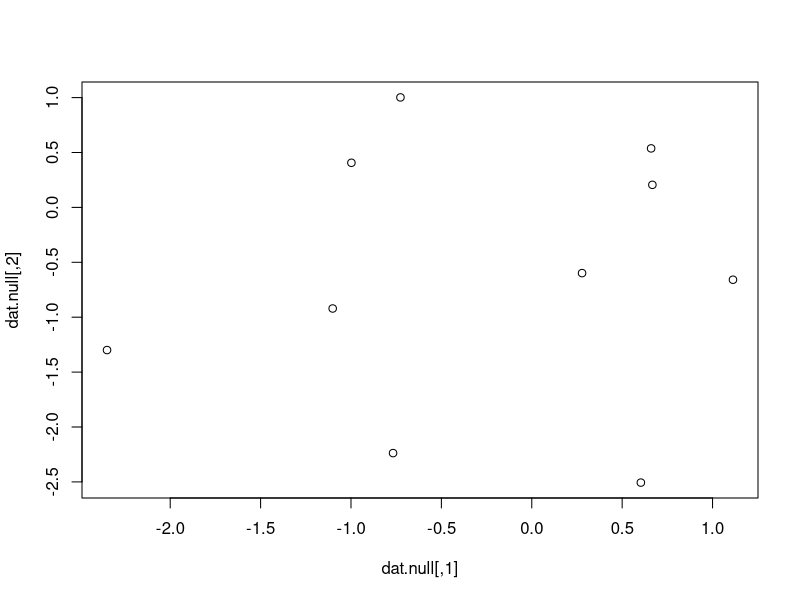
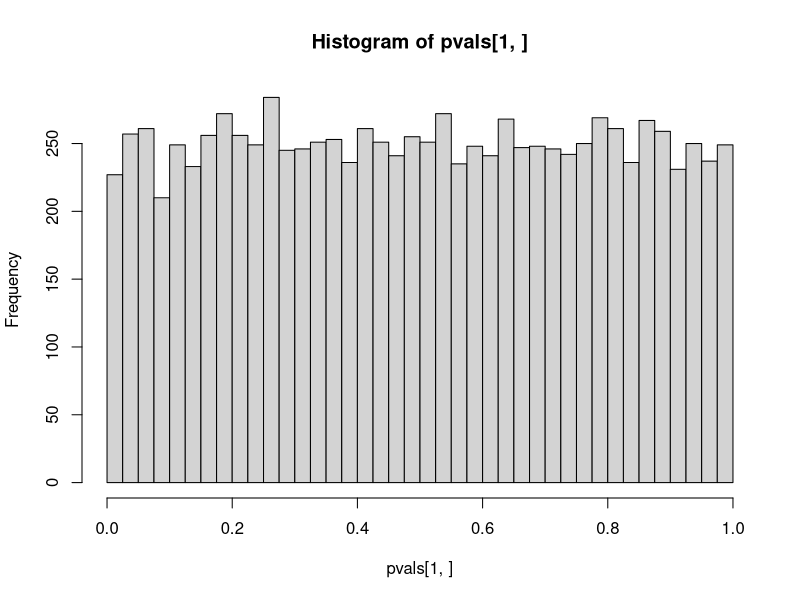
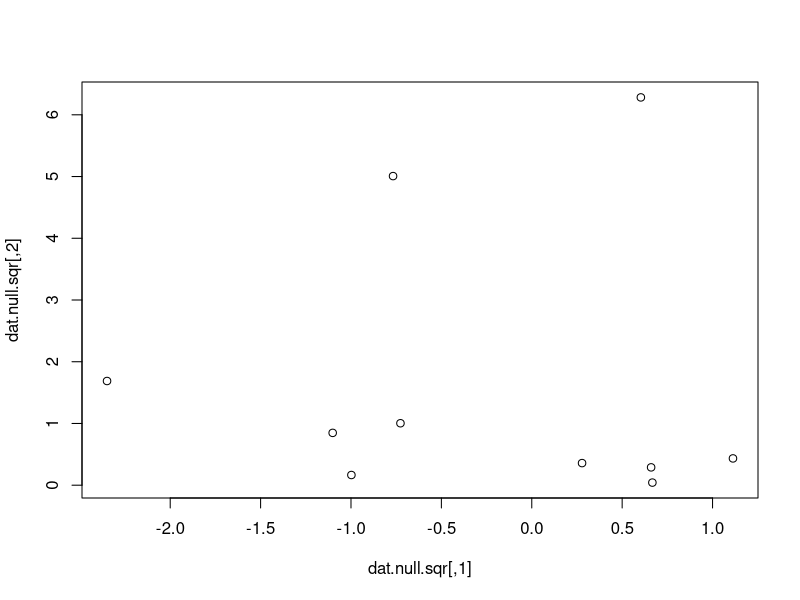
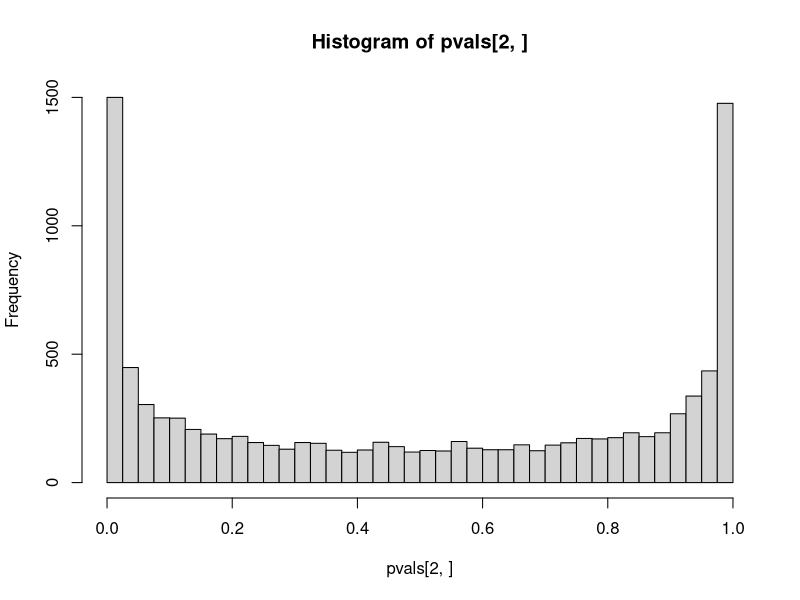
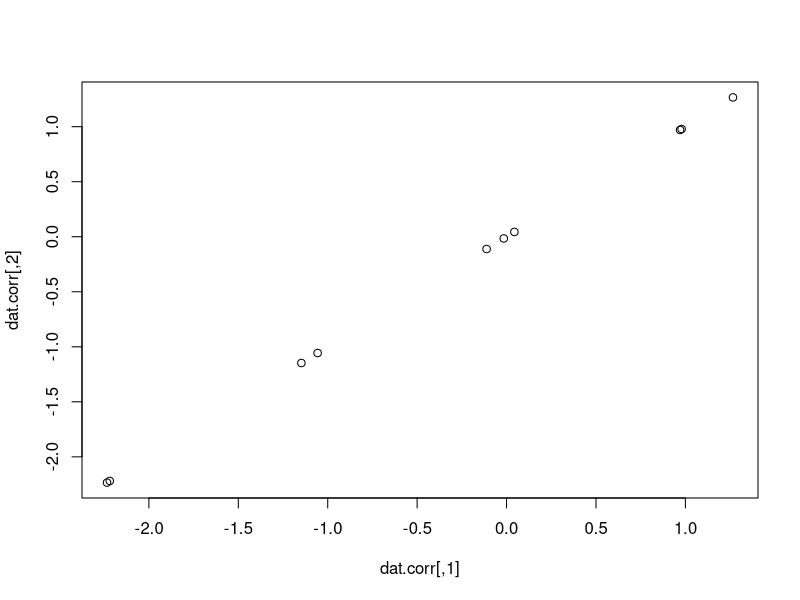
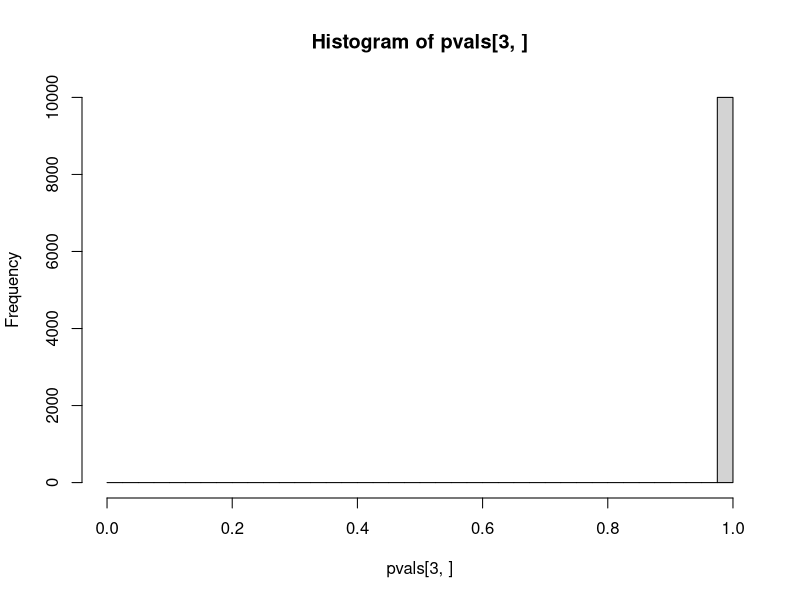
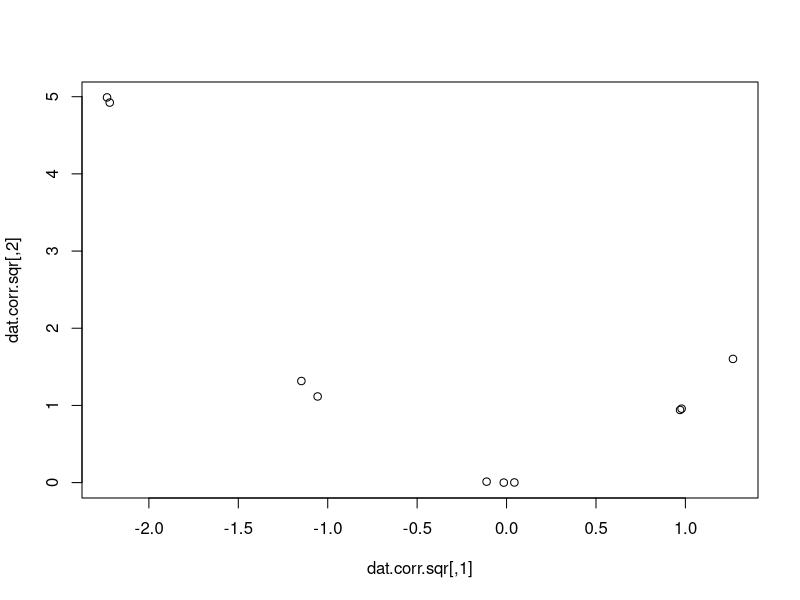
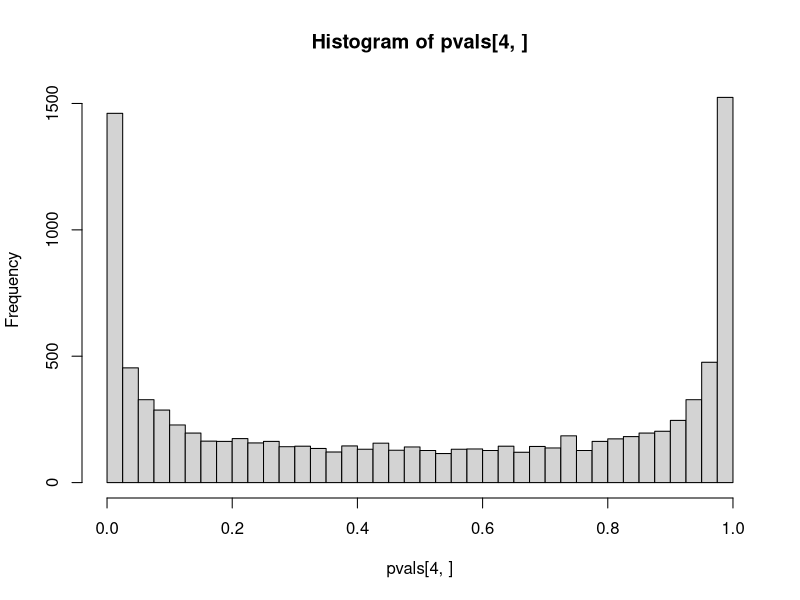

Here is the R script that generated these plots, in order:
## ---- chunk 1
library(MASS)
## ---- chunk 2

corSignedP <- function(s1, s2){
	test <- cor.test(s1, s2)
	P <- test$p.value
	if (test$statistic <0) return(P)
	return(1-P)
}
## ---- chunk 3
simCorr <- function(n){
  dat.null <- mvrnorm(n, c(0,0), matrix(c(1, 0, 0, 1), nrow = 2, byrow = TRUE))
  dat.null.sqr <- dat.null; dat.null.sqr[,2] <- dat.null.sqr[,1]^2
  
  dat.corr <- mvrnorm(n, c(0,0), matrix(c(1, 1, 1, 1), nrow = 2, byrow = TRUE))
  dat.corr.sqr <- dat.corr; dat.corr.sqr[,2] <- dat.corr.sqr[,2]^2
  
  pval.null <- corSignedP(dat.null[,1], dat.null[,2])
  pval.null.nonlin <- corSignedP(dat.null.sqr[,1], dat.null.sqr[,2])
  pval.corr <- corSignedP(dat.corr[,1], dat.corr[,2]) 
  pval.corr.sqr <- corSignedP(dat.corr.sqr[,1], dat.corr.sqr[,2]) 
  
  pvals <- c("null" = pval.null, "null.nonlin" = pval.null.nonlin, 
             "corr" = pval.corr, "corr.sqr" = pval.corr.sqr)
  return(pvals)
}
## ---- chunk 4
numSims <- 10000
sampSize <- 10
pvals <- replicate(numSims, simCorr(sampSize))
## ---- chunk 5
dat.null <- mvrnorm(sampSize, c(0,0), matrix(c(1, 0, 0, 1), nrow = 2, byrow = TRUE))
plot(dat.null)

hist(pvals[1,], breaks = seq(0,1,length.out = 41))
## ---- chunk 6
dat.null.sqr <- dat.null; dat.null.sqr[,2] <- dat.null.sqr[,2]^2
plot(dat.null.sqr)

hist(pvals[2,], breaks = seq(0,1,length.out = 41))
## ---- chunk 7
dat.corr <- mvrnorm(sampSize, c(0,0), matrix(c(1, 1, 1, 1), nrow = 2, byrow = TRUE))
plot(dat.corr)

hist(pvals[3,], breaks = seq(0,1,length.out = 41))
## ---- chunk 8
dat.corr.sqr <- dat.corr; dat.corr.sqr[,2] <- dat.corr.sqr[,2]^2
plot(dat.corr.sqr)

hist(pvals[4,], breaks = seq(0,1,length.out = 41))
